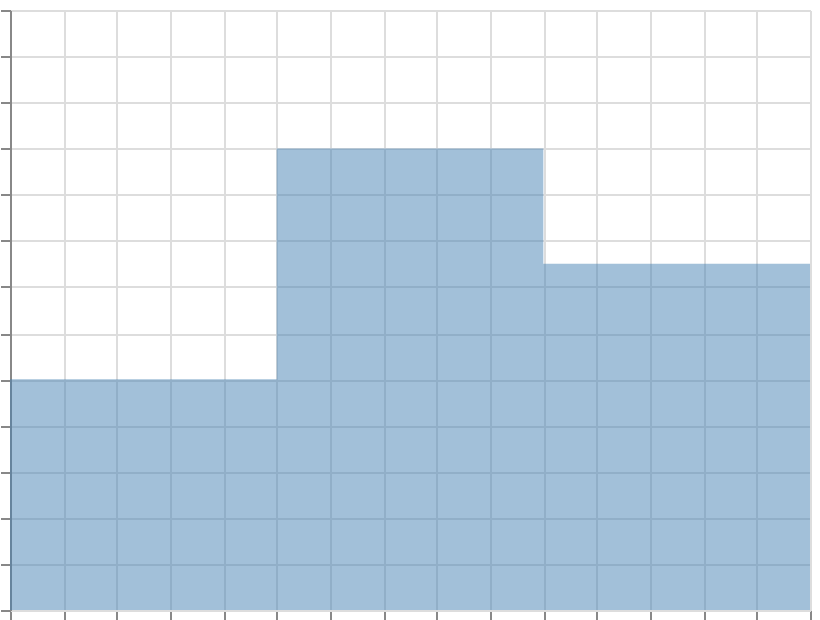

Vega-Lite specification for this chart:
### Vega specification from a JSON file in a GitHub repository (floating-point values rounded to 4 significant figures)
{"$schema": "https://vega.github.io/schema/vega/v6.json", "width": 400, "height": 300, "padding": 5, "autosize": "none", "data": [{"name": "table", "values": [{"x": 0, "y": 10}, {"x": 1, "y": 20}, {"x": 2, "y": 15}, {"x": 3, "y": 25}]}], "scales": [{"name": "x", "type": "linear", "domain": {"data": "table", "field": "x"}, "range": "width", "nice": true}, {"name": "y", "type": "linear", "domain": {"data": "table", "field": "y"}, "range": [{"signal": "height"}, 0], "nice": true}], "marks": [{"type": "area", "from": {"data": "table"}, "encode": {"update": {"x": {"scale": "x", "field": "x"}, "y": {"scale": "y", "field": "y"}, "y2": {"scale": "y", "value": 0}, "fill": {"value": "steelblue"}, "fillOpacity": {"value": 0.5}, "interpolate": {"value": "step-after"}}}}], "axes": [{"scale": "x", "orient": "bottom", "grid": true, "labels": false}, {"scale": "y", "orient": "left", "grid": true, "labels": false}]}
